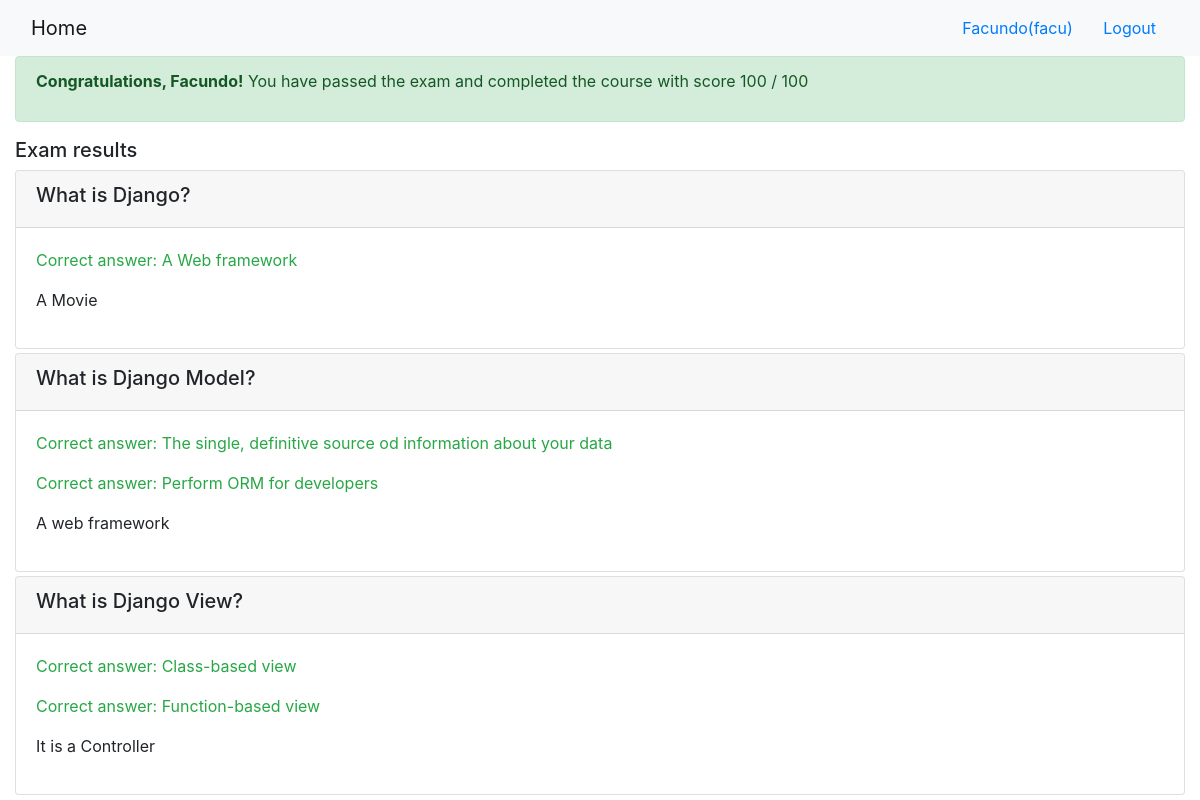
The page /onlinecourse/course/1/submission/1/result/ (signed in) on the database its author committed.
### onlinecourse/models.py (models this page shows)
class Question(models.Model):
    course = models.ManyToManyField(Course)
    question_text = models.CharField(max_length=200)
    grade = models.IntegerField()
    def is_get_score(self, selected_ids):
       all_answers = self.choice_set.filter(is_correct=True).count()
       selected_correct = self.choice_set.filter(is_correct=True, id__in=selected_ids).count()
       if all_answers == selected_correct:
           return True
       else:
           return False

class Choice(models.Model):
    question = models.ManyToManyField(Question)
    choice_text = models.CharField(max_length= 500)
    is_correct = models.BooleanField()

### onlinecourse/views.py (the view)
# urls.py: path('course/<int:course_id>/submission/<int:submission_id>/result/', views.show_exam_result, name='show_exam_result'),
def show_exam_result(request, course_id, submission_id):
    context = {}
    course = get_object_or_404(Course, pk=course_id)
    submission = get_object_or_404(Submission, pk=submission_id)
    selected_ids = list(Submission.objects.get(id=submission_id).choices.values_list('id', flat=True).all())
    grade = 0
    score = 0
    questions_ids = Question.objects.filter(course=course).values_list('id', flat=True).all()
    for question_id in questions_ids:
        question = Question.objects.get(course=course, id=question_id)
        if Question.is_get_score(question, selected_ids):
            score += question.grade
    total_score = sum(Question.objects.filter(course=course).values_list('grade', flat=True))
    grade = score * 100 // total_score
    context['course'] = course
    context['selected_ids'] = selected_ids
    context['grade'] = grade
    return render(request, 'onlinecourse/exam_result_bootstrap.html', context)

### onlinecourse/templates/onlinecourse/exam_result_bootstrap.html (shortened to what this page needs)
<!DOCTYPE html>
<html lang="en">
<head>
    {% load static %}
    <link rel="stylesheet" href="https://maxcdn.bootstrapcdn.com/bootstrap/4.5.2/css/bootstrap.min.css">
</head>
<body>
 <nav class="navbar navbar-light bg-light">
    <div class="container-fluid">
        <div class="navbar-header">
              <a class="navbar-brand" href="{% url 'onlinecourse:index' %}">Home</a>
        </div>
        <ul class="nav navbar-nav navbar-right">
            {% if user.is_authenticated %}
            <li>
                <a class="btn btn-link" href="#">{{ user.first_name }}({{ user.username }})</a>
                <a class="btn btn-link" href="{% url 'onlinecourse:logout' %}">Logout</a>
            </li>
            {% endif %}
        </ul>
    </div>
</nav>
<div class="container-fluid">
    {% if grade > 80 %}
    <div class="alert alert-success">
        <p><b>Congratulations, {{ user.first_name }}!</b> You have passed the exam and completed the course with score {{ grade }} / 100</p>
    </div>
        {% else %}
        <div class="alert alert-danger">
            <p><b>Failed</b> Sorry, {{ user.first_name }}! You have failed exam with score {{ grade }} / 100</p>
        </div>
        <a class="btn btn-link text-danger" href="{% url 'onlinecourse:course_details' course.id %}">Re-test</a>
        {% endif %}
        <div class="card-columns-vertical mt-1">
        <h5 class="">Exam results</h5>
            {% for question in course.question_set.all %}
            <div class="card mt-1">
                <div class="card-header"><h5>{{ question.question_text }}</h5></div>
                <div class="card-body">
                    {% for choice in question.choice_set.all %}
                        {% if choice.is_correct and choice.id in selected_ids %}
                        <div class="card-text">
                            <p class="text-success">Correct answer: {{ choice.choice_text }}</p>
                        </div>
                        {% elif choice.is_correct %}
                        <div class="card-text">
                            <p class="text-warning">Not selected: {{ choice.choice_text }}</p>
                        </div>
                        {% else %}
                        <div class="card-text">
                            <p>{{ choice.choice_text }}</p>
                        </div>
                        {% endif %}
                    {% endfor %}
                </div>
            </div>
            {% endfor %}
        </div>
    </div>
</body>
</html>

### rows shown on the page
Question: question_text "What is Django?"
Choice: choice_text "A Web framework"
Choice: choice_text "A Movie"
Question: question_text "What is Django Model?"
Choice: choice_text "The single, definitive source od information about your data"
Choice: choice_text "Perform ORM for developers"
Choice: choice_text "A web framework"
Question: question_text "What is Django View?"
Choice: choice_text "Class-based view"
Choice: choice_text "Function-based view"
Choice: choice_text "It is a Controller"

### other values the page prints
{{ user.first_name }} "Facundo"
{{ user.username }} "facu"
{{ grade }} "100"
